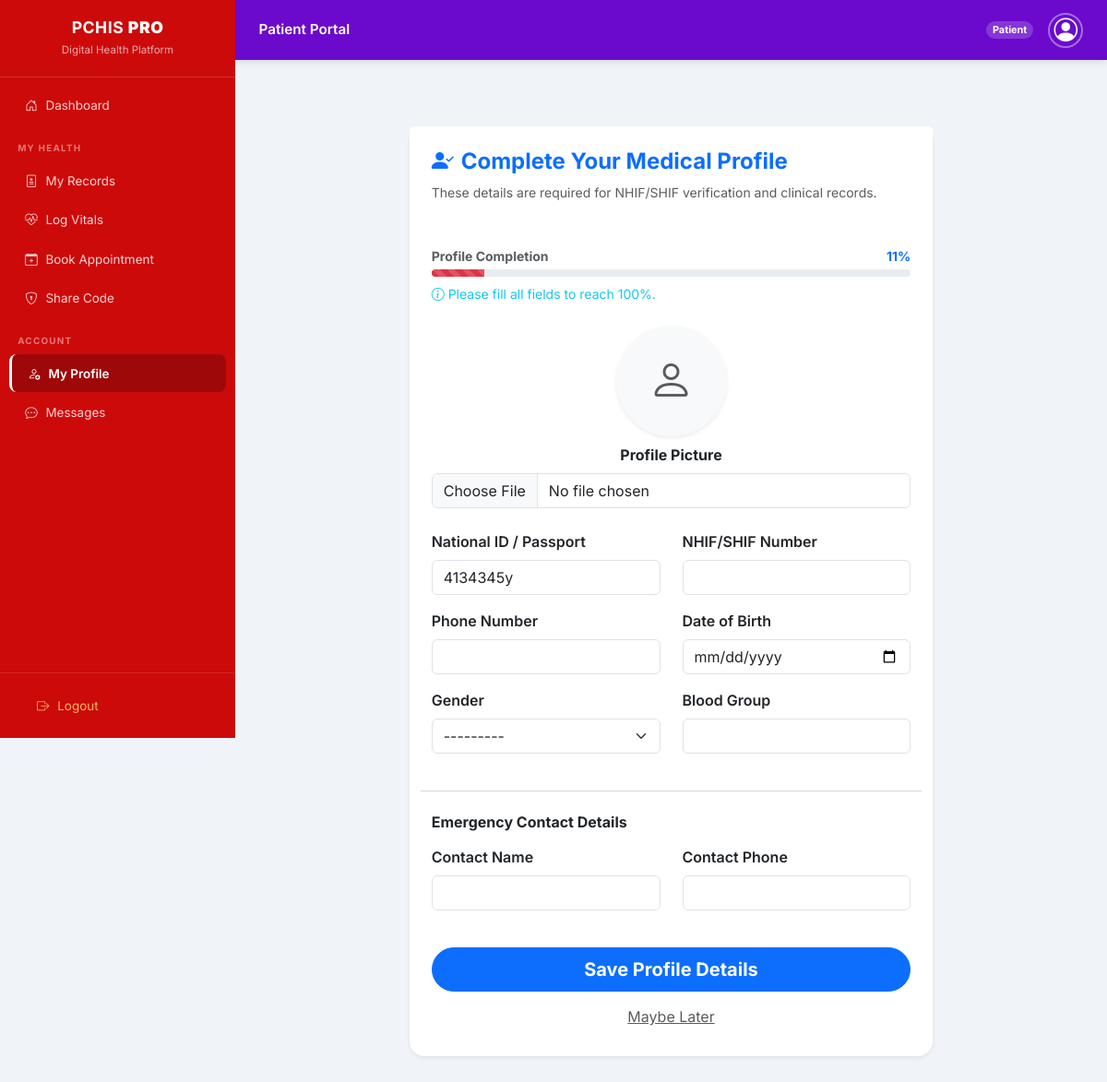
/patients/profile/update/ (signed in), run on the app's committed database.
### accounts/models.py (models this page shows, shortened)
class User(AbstractUser):
    ROLE_CHOICES = (
        ('ADMIN', 'ADMIN'),
        ('DOCTOR', 'DOCTOR'),
        ('PATIENT', 'Patient'),
    )
    username = models.CharField(
        max_length=15,
        unique=True,
        validators=[RegexValidator(r'^[a-zA-Z0-9]*$', 'Only letters and numbers allowed.')]
    )
    role = models.CharField(
        max_length=10,
        choices=ROLE_CHOICES,
    )

### patients/models.py (models this page shows, shortened)
class PatientProfile(models.Model):
    user = models.OneToOneField(settings.AUTH_USER_MODEL, on_delete=models.CASCADE, related_name='profile')
    profile_picture = models.ImageField(upload_to='profile_pics/', null=True, blank=True)
    id_number = models.CharField("National ID", max_length=20, unique=True, null=True, blank=True)
    nhif_number = models.CharField("NHIF Number", max_length=20, blank=True, null=True)
    phone_number = models.CharField(max_length=15, null=True, blank=True)
    date_of_birth = models.DateField(null=True, blank=True)
    gender = models.CharField(max_length=10, choices=[('M', 'Male'), ('F', 'Female')], null=True, blank=True)
    blood_group = models.CharField(max_length=5, blank=True)
    emergency_contact_name = models.CharField(max_length=100, blank=True)
    emergency_contact_phone = models.CharField(max_length=15, blank=True)

### patients/views.py (the view)
# urls.py: path('profile/update/', views.update_profile, name='update_profile'),
@login_required
def update_profile(request):
    profile, created = PatientProfile.objects.get_or_create(user=request.user)
    essential_fields = [
        'id_number', 'nhif_number', 'phone_number',
        'date_of_birth', 'gender', 'blood_group',
        'emergency_contact_name', 'emergency_contact_phone', 'profile_picture',
    ]
    filled_count = sum(1 for field in essential_fields if getattr(profile, field, None))
    completion_percentage = int((filled_count / len(essential_fields)) * 100)
    if request.method == 'POST':
        form = PatientProfileUpdateForm(request.POST, request.FILES, instance=profile)
        if form.is_valid():
            form.save()
            messages.success(request, "Your medical profile has been updated successfully!")
            return redirect('dashboard:patient_dashboard')
        else:
            messages.error(request, "Please correct the errors below and try again.")
    else:
        form = PatientProfileUpdateForm(instance=profile)
    return render(request, 'patients/update_profile.html', {
        'form': form,
        'profile': profile,
        'percentage': completion_percentage
    })

### patients/forms.py
class PatientProfileUpdateForm(forms.ModelForm):
    class Meta:
        model = PatientProfile
        fields = [
            'profile_picture',
            'id_number', 'nhif_number', 'phone_number',
            'date_of_birth', 'gender', 'blood_group',
            'emergency_contact_name', 'emergency_contact_phone'
        ]
        widgets = {
            'date_of_birth': forms.DateInput(attrs={'type': 'date', 'class': 'form-control'}),
            'gender': forms.Select(attrs={'class': 'form-select'}),
        }
    def __init__(self, *args, **kwargs):
        super().__init__(*args, **kwargs)
        for field_name, field in self.fields.items():
            if 'class' not in field.widget.attrs:
                field.widget.attrs['class'] = 'form-control'

### templates/patients/update_profile.html (shortened to what this page needs)
{% extends "layouts/base.html" %}
{% block content %}
<div class="container py-5">
    <div class="row justify-content-center">
        <div class="col-md-8">
            <div class="card border-0 shadow-sm rounded-4">
                <div class="card-header bg-white border-0 pt-4 px-4">
                    <h4 class="fw-bold text-primary">
                        <i class="bi bi-person-check-fill me-2"></i>Complete Your Medical Profile
                    </h4>
                    <p class="text-muted small">These details are required for NHIF/SHIF verification and clinical records.</p>
                </div>
                <div class="card-body p-4">
                    <div class="mb-4">
                        <div class="d-flex justify-content-between mb-1">
                            <span class="text-muted small fw-bold">Profile Completion</span>
                            <span class="text-primary small fw-bold">{{ percentage }}%</span>
                        </div>
                        <div class="progress" style="height: 8px;">
                            <div class="progress-bar {% if percentage < 50 %}bg-danger{% elif percentage < 100 %}bg-warning{% else %}bg-success{% endif %} progress-bar-striped progress-bar-animated"
                                 role="progressbar"
                                 style="width: {{ percentage }}%"
                                 aria-valuenow="{{ percentage }}"
                                 aria-valuemin="0"
                                 aria-valuemax="100">
                            </div>
                        </div>
                        {% if percentage < 100 %}
                        <p class="text-info small mt-2"><i class="bi bi-info-circle"></i> Please fill all fields to reach 100%.</p>
                        {% endif %}
                    </div>
                    <form method="POST" enctype="multipart/form-data">
                        <div class="text-center mb-4">
                            {% if profile.profile_picture %}
                                <img src="{{ profile.profile_picture.url }}" class="rounded-circle shadow" style="width: 120px; height: 120px; object-fit: cover;">
                            {% else %}
                                <div class="bg-light rounded-circle d-inline-block shadow-sm" style="width: 120px; height: 120px; line-height: 120px;">
                                    <i class="bi bi-person text-muted" style="font-size: 3rem;"></i>
                                </div>
                            {% endif %}
                            <div class="mt-2">
                                <label class="form-label fw-bold">Profile Picture</label>
                                {{ form.profile_picture }}
                            </div>
                        </div>
                        <div class="row">
                            <div class="col-md-6 mb-3">
                                <label class="form-label fw-semibold">National ID / Passport</label>
                                {{ form.id_number }}
                            </div>
                            <div class="col-md-6 mb-3">
                                <label class="form-label fw-semibold">NHIF/SHIF Number</label>
                                {{ form.nhif_number }}
                            </div>
                            <div class="col-md-6 mb-3">
                                <label class="form-label fw-semibold">Phone Number</label>
                                {{ form.phone_number }}
                            </div>
                            <div class="col-md-6 mb-3">
                                <label class="form-label fw-semibold">Date of Birth</label>
                                {{ form.date_of_birth }}
                            </div>
                            <div class="col-md-6 mb-3">
                                <label class="form-label fw-semibold">Gender</label>
                                {{ form.gender }}
                            </div>
                            <div class="col-md-6 mb-3">
                                <label class="form-label fw-semibold">Blood Group</label>
                                {{ form.blood_group }}
                            </div>
                            <hr class="my-4 text-muted">
                            <h6 class="fw-bold mb-3">Emergency Contact Details</h6>
                            <div class="col-md-6 mb-3">
                                <label class="form-label fw-semibold">Contact Name</label>
                                {{ form.emergency_contact_name }}
                            </div>
                            <div class="col-md-6 mb-3">
                                <label class="form-label fw-semibold">Contact Phone</label>
                                {{ form.emergency_contact_phone }}
                            </div>
                        </div>
                        <div class="mt-4 d-grid">
                            <button type="submit" class="btn btn-primary btn-lg rounded-pill fw-bold">
                                Save Profile Details
                            </button>
                       <a href="{% url 'dashboard:patient_dashboard' %}" class="btn btn-link text-muted mt-2">Maybe Later</a>
                        </div>
                    </form>
                </div>
            </div>
        </div>
    </div>
</div>
{% endblock %}

### templates/layouts/base.html (shortened to what this page needs)
{% load static %}
<!DOCTYPE html>
<html lang="en">
<head>
    <link href="https://cdn.jsdelivr.net/npm/bootstrap@5.3.0/dist/css/bootstrap.min.css" rel="stylesheet">
    <link rel="stylesheet" href="https://cdn.jsdelivr.net/npm/bootstrap-icons@1.11.1/font/bootstrap-icons.css">
</head>
<body class="{% if request.user.is_authenticated and request.user.role|upper == 'DOCTOR' %}doctor-layout{% endif %}">
<aside class="sidebar">
    <div class="sidebar-brand">
        <h4>PCHIS <strong>PRO</strong></h4>
        <small>Digital Health Platform</small>
    </div>
    <nav class="flex-grow-1 py-2 overflow-auto">
        <a href="{% url 'dashboard:role_redirect' %}"
           class="nav-link {% if request.resolver_match.url_name == 'patient_dashboard' %}active-link{% endif %}">
            <i class="bi bi-house-door"></i> Dashboard
        </a>
        {% if request.user.role|upper == 'PATIENT' %}
        <div class="sidebar-section-label">My Health</div>
        <a href="{% url 'records:record_list' %}" class="nav-link
           {% if request.resolver_match.url_name == 'record_list' %}active-link{% endif %}">
            <i class="bi bi-file-medical"></i> My Records
        </a>
        <a href="{% url 'records:patient_input_vitals' %}" class="nav-link
           {% if request.resolver_match.url_name == 'patient_input_vitals' %}active-link{% endif %}">
            <i class="bi bi-heart-pulse"></i> Log Vitals
        </a>
        <a href="{% url 'appointments:book_appointment' %}" class="nav-link
           {% if request.resolver_match.url_name == 'book_appointment' %}active-link{% endif %}">
            <i class="bi bi-calendar-plus"></i> Book Appointment
        </a>
        <a href="{% url 'records:view_access_code' %}" class="nav-link
           {% if request.resolver_match.url_name == 'view_access_code' %}active-link{% endif %}">
            <i class="bi bi-shield-lock"></i> Share Code
        </a>
        <div class="sidebar-section-label">Account</div>
        <a href="{% url 'patients:update_profile' %}" class="nav-link
           {% if request.resolver_match.url_name == 'update_profile' %}active-link{% endif %}">
            <i class="bi bi-person-gear"></i> My Profile
        </a>
        <a href="{% url 'messaging:inbox' %}" class="nav-link
           {% if request.resolver_match.url_name == 'inbox' %}active-link{% endif %}">
            <i class="bi bi-chat-dots"></i> Messages
        </a>
        {% elif request.user.role|upper == 'ADMIN' %}
        <div class="sidebar-section-label">Administration</div>
        <a href="/admin/" class="nav-link"><i class="bi bi-sliders"></i> Admin Panel</a>
        {% endif %}
    </nav>
    <div class="sidebar-footer">
        <form action="{% url 'accounts:logout' %}" method="post">
            <button type="submit" class="nav-link border-0 w-100 text-start bg-transparent"
                    style="color:rgba(255,200,100,.9);">
                <i class="bi bi-box-arrow-right"></i> Logout
            </button>
        </form>
    </div>
</aside>
<div class="main-wrapper">
    {% if request.user.role|upper != 'DOCTOR' %}
    <div class="patient-topbar">
        <h5 class="mb-0" style="font-size:.95rem; font-weight:600;">
            {% if request.user.role|upper == 'PATIENT' %}Patient Portal
            {% elif request.user.role|upper == 'ADMIN' %}Administration
            {% else %}PCHIS{% endif %}
        </h5>
        <div class="d-flex align-items-center gap-3">
            <span class="badge rounded-pill" style="background:rgba(255,255,255,.18); font-size:.68rem;">
                {{ request.user.role|title }}
            </span>
            <div style="width:38px;height:38px;border-radius:50%;border:2px solid rgba(255,255,255,.4);
                        overflow:hidden;display:flex;align-items:center;justify-content:center;">
                {% if request.user.profile.profile_picture %}
                    <img src="{{ request.user.profile.profile_picture.url }}"
                         style="width:100%;height:100%;object-fit:cover;" alt="profile">
                {% else %}
                    <i class="bi bi-person-circle text-white" style="font-size:1.6rem;line-height:1;"></i>
                {% endif %}
            </div>
        </div>
    </div>
    {% endif %}
    <div class="main-inner">
        {% block content %}{% endblock %}
    </div>
</div>
</body>
</html>

### templates/layouts/base.html (style rules this page uses)
:root { --pchis-red: #CC0A0A; --pchis-red-dark: #a00808; --pchis-purple: #6B0ACC; --pchis-deep: #0a3d62; --sidebar-width: 255px; --topbar-h: 54px; }
*, *::before, *::after { box-sizing: border-box; }
body { font-family: 'Inter', sans-serif; background: #f0f4f8; margin: 0; }
.sidebar { width: var(--sidebar-width); height: 100vh; position: fixed; top: 0; left: 0; background: var(--pchis-red); color: white; z-index: 1000; display: flex; flex-direction: column; transition: transform .3s; }
.sidebar-brand { padding: 1.2rem 1.4rem; border-bottom: 1px solid rgba(255,255,255,.15); text-align: center; }
.sidebar-brand h4 { margin: 0; font-size: 1.1rem; font-weight: 700; letter-spacing: .5px; }
.sidebar-brand small { opacity: .65; font-size: .72rem; }
.sidebar-section-label { font-size: .62rem; font-weight: 700; letter-spacing: 1.2px; text-transform: uppercase; color: rgba(255,255,255,.45); padding: 1rem 1.2rem .4rem; }
.nav-link { color: rgba(255,255,255,.82); padding: .65rem 1.1rem; transition: .2s; text-decoration: none; display: flex; align-items: center; gap: .55rem; border-radius: 8px; margin: .1rem .6rem; font-size: .84rem; }
.nav-link.active-link { background: rgba(0,0,0,.22); color: #fff; border-left: 3px solid #fff; font-weight: 600; }
.patient-topbar { background: var(--pchis-purple); padding: .85rem 1.6rem; color: white; box-shadow: 0 2px 8px rgba(0,0,0,.12); display: flex; justify-content: space-between; align-items: center; }
.main-wrapper { margin-left: var(--sidebar-width); min-height: 100vh; }
.main-inner { padding: 1.5rem 1.8rem 3rem; }
.sidebar-footer { margin-top: auto; padding: .8rem; border-top: 1px solid rgba(255,255,255,.12); }

### data on the page
User: user.role "Patient"
PatientProfile: id_number "4134345y", gender "---------"

### other printed values
{{ percentage }} "11"
